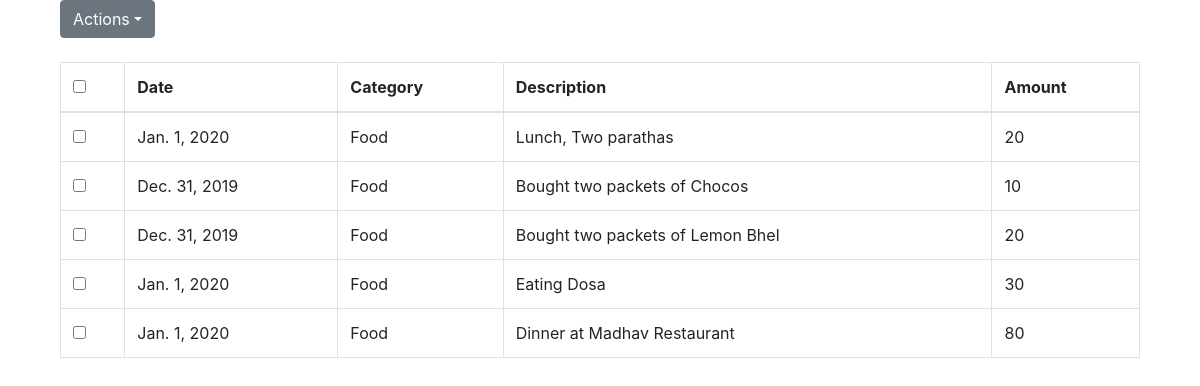
Page /expense/list/ on the committed database.
### expense/models.py (models this page shows, shortened)
class Expenses(models.Model):
    date = models.DateField()
    category = models.CharField(max_length=264)
    description = models.CharField(max_length=264)
    amount = models.PositiveIntegerField()

### expense/views.py (the view)
class ExpenseListView(ListView):
    context_object_name = 'expenses'
    model = models.Expenses

### expense/templates/expense/expenses_list.html (shortened to what this page needs)
 {% extends "expense/expense_base.html" %}
 {% block body_block %}
    <div class="container">
        <div class="dropdown">
            <button class="btn btn-secondary dropdown-toggle" type="button" id="dropdownMenuButton" data-toggle="dropdown" aria-haspopup="true" aria-expanded="false">Actions</button>
        </div>
    </div>
    <br>
    <div class="container">
        <table class="table table-bordered">
            <thead>
                <th><input type="checkbox"></th>
                <th>Date</th>
                <th>Category</th>
                <th>Description</th>
                <th>Amount</th>
            </thead>
            {% for exp in expenses %}
            <tr>
                <td><form><input type="checkbox" value="{{exp.id}}"></form></td>
                <td>{{exp.date}}</td>
                <td>{{exp.category}}</td>
                <td>{{exp.description}}</td>
                <td>{{exp.amount}}</td>
            </tr>
            {% endfor %}
        </table>
    </div>
 {% endblock %}

### expense/templates/expense/expense_base.html (shortened to what this page needs)
<!DOCTYPE html>
<html lang="en">
<head>
    <link rel="stylesheet" href="https://maxcdn.bootstrapcdn.com/bootstrap/4.4.1/css/bootstrap.min.css">
</head>
<body>
    <div class="container">
        {% block body_block %}
        {% endblock %}
    </div>
</body>
</html>

### rows in the picture
Expenses: date "Jan. 1, 2020", category "Food", description "Lunch, Two parathas", amount "20"
Expenses: date "Dec. 31, 2019", category "Food", description "Bought two packets of Chocos", amount "10"
Expenses: date "Dec. 31, 2019", category "Food", description "Bought two packets of Lemon Bhel", amount "20"
Expenses: date "Jan. 1, 2020", category "Food", description "Eating Dosa", amount "30"
Expenses: date "Jan. 1, 2020", category "Food", description "Dinner at Madhav Restaurant", amount "80"
